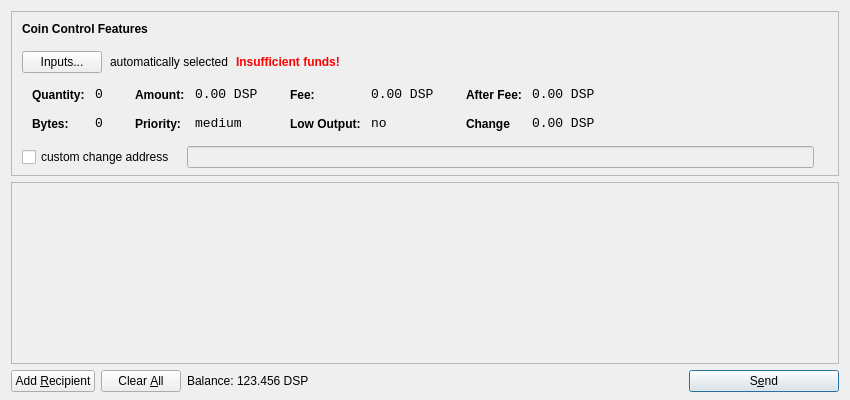
<?xml version="1.0" encoding="UTF-8"?>
<ui version="4.0">
 <class>SendCoinsDialog</class>
 <widget class="QDialog" name="SendCoinsDialog">
  <property name="geometry">
   <rect>
    <x>0</x>
    <y>0</y>
    <width>850</width>
    <height>400</height>
   </rect>
  </property>
  <property name="windowTitle">
   <string>Send Coins</string>
  </property>
  <property name="styleSheet">
   <string notr="true">background-image: url(:/images/2s);</string>
  </property>
  <layout class="QVBoxLayout" name="verticalLayout" stretch="0,1,0">
   <property name="bottomMargin">
    <number>8</number>
   </property>
   <item>
    <widget class="QFrame" name="frameCoinControl">
     <property name="sizePolicy">
      <sizepolicy hsizetype="Expanding" vsizetype="Expanding">
       <horstretch>0</horstretch>
       <verstretch>0</verstretch>
      </sizepolicy>
     </property>
     <property name="maximumSize">
      <size>
       <width>16777215</width>
       <height>16777215</height>
      </size>
     </property>
     <property name="frameShape">
      <enum>QFrame::StyledPanel</enum>
     </property>
     <property name="frameShadow">
      <enum>QFrame::Sunken</enum>
     </property>
     <layout class="QVBoxLayout" name="verticalLayoutCoinControl2">
      <property name="spacing">
       <number>6</number>
      </property>
      <property name="leftMargin">
       <number>0</number>
      </property>
      <property name="topMargin">
       <number>0</number>
      </property>
      <property name="rightMargin">
       <number>0</number>
      </property>
      <property name="bottomMargin">
       <number>6</number>
      </property>
      <item>
       <layout class="QVBoxLayout" name="verticalLayoutCoinControl" stretch="0,0,0,0,1">
        <property name="spacing">
         <number>0</number>
        </property>
        <property name="leftMargin">
         <number>10</number>
        </property>
        <property name="topMargin">
         <number>10</number>
        </property>
        <item>
         <layout class="QHBoxLayout" name="horizontalLayoutCoinControl1">
          <property name="bottomMargin">
           <number>15</number>
          </property>
          <item>
           <widget class="QLabel" name="labelCoinControlFeatures">
            <property name="sizePolicy">
             <sizepolicy hsizetype="Preferred" vsizetype="Maximum">
              <horstretch>0</horstretch>
              <verstretch>0</verstretch>
             </sizepolicy>
            </property>
            <property name="font">
             <font>
              <weight>75</weight>
              <bold>true</bold>
             </font>
            </property>
            <property name="styleSheet">
             <string notr="true">font-weight:bold;</string>
            </property>
            <property name="text">
             <string>Coin Control Features</string>
            </property>
           </widget>
          </item>
         </layout>
        </item>
        <item>
         <layout class="QHBoxLayout" name="horizontalLayoutCoinControl2" stretch="0,0,0,0">
          <property name="spacing">
           <number>8</number>
          </property>
          <property name="bottomMargin">
           <number>10</number>
          </property>
          <item>
           <widget class="QPushButton" name="pushButtonCoinControl">
            <property name="styleSheet">
             <string notr="true"/>
            </property>
            <property name="text">
             <string>Inputs...</string>
            </property>
           </widget>
          </item>
          <item>
           <widget class="QLabel" name="labelCoinControlAutomaticallySelected">
            <property name="text">
             <string>automatically selected</string>
            </property>
            <property name="margin">
             <number>5</number>
            </property>
           </widget>
          </item>
          <item>
           <widget class="QLabel" name="labelCoinControlInsuffFunds">
            <property name="font">
             <font>
              <weight>75</weight>
              <bold>true</bold>
             </font>
            </property>
            <property name="styleSheet">
             <string notr="true">color:red;font-weight:bold;</string>
            </property>
            <property name="text">
             <string>Insufficient funds!</string>
            </property>
            <property name="margin">
             <number>5</number>
            </property>
           </widget>
          </item>
          <item>
           <spacer name="horizontalSpacerCoinControl">
            <property name="orientation">
             <enum>Qt::Horizontal</enum>
            </property>
            <property name="sizeHint" stdset="0">
             <size>
              <width>40</width>
              <height>1</height>
             </size>
            </property>
           </spacer>
          </item>
         </layout>
        </item>
        <item>
         <widget class="QWidget" name="widgetCoinControl" native="true">
          <property name="sizePolicy">
           <sizepolicy hsizetype="Preferred" vsizetype="Preferred">
            <horstretch>0</horstretch>
            <verstretch>0</verstretch>
           </sizepolicy>
          </property>
          <property name="minimumSize">
           <size>
            <width>0</width>
            <height>0</height>
           </size>
          </property>
          <property name="styleSheet">
           <string notr="true"/>
          </property>
          <layout class="QHBoxLayout" name="horizontalLayoutCoinControl5">
           <property name="leftMargin">
            <number>0</number>
           </property>
           <property name="topMargin">
            <number>0</number>
           </property>
           <property name="rightMargin">
            <number>0</number>
           </property>
           <property name="bottomMargin">
            <number>0</number>
           </property>
           <item>
            <layout class="QHBoxLayout" name="horizontalLayoutCoinControl3" stretch="0,0,0,1">
             <property name="spacing">
              <number>20</number>
             </property>
             <property name="topMargin">
              <number>0</number>
             </property>
             <property name="bottomMargin">
              <number>10</number>
             </property>
             <item>
              <layout class="QFormLayout" name="formLayoutCoinControl1">
               <property name="horizontalSpacing">
                <number>10</number>
               </property>
               <property name="verticalSpacing">
                <number>14</number>
               </property>
               <property name="leftMargin">
                <number>10</number>
               </property>
               <property name="topMargin">
                <number>4</number>
               </property>
               <property name="rightMargin">
                <number>6</number>
               </property>
               <item row="0" column="0">
                <widget class="QLabel" name="labelCoinControlQuantityText">
                 <property name="styleSheet">
                  <string notr="true">font-weight:bold;</string>
                 </property>
                 <property name="text">
                  <string>Quantity:</string>
                 </property>
                 <property name="margin">
                  <number>0</number>
                 </property>
                </widget>
               </item>
               <item row="0" column="1">
                <widget class="QLabel" name="labelCoinControlQuantity">
                 <property name="font">
                  <font>
                   <family>Monospace</family>
                   <pointsize>10</pointsize>
                  </font>
                 </property>
                 <property name="cursor">
                  <cursorShape>IBeamCursor</cursorShape>
                 </property>
                 <property name="contextMenuPolicy">
                  <enum>Qt::ActionsContextMenu</enum>
                 </property>
                 <property name="text">
                  <string>0</string>
                 </property>
                 <property name="margin">
                  <number>0</number>
                 </property>
                 <property name="textInteractionFlags">
                  <set>Qt::LinksAccessibleByMouse|Qt::TextSelectableByKeyboard|Qt::TextSelectableByMouse</set>
                 </property>
                </widget>
               </item>
               <item row="1" column="0">
                <widget class="QLabel" name="labelCoinControlBytesText">
                 <property name="styleSheet">
                  <string notr="true">font-weight:bold;</string>
                 </property>
                 <property name="text">
                  <string>Bytes:</string>
                 </property>
                </widget>
               </item>
               <item row="1" column="1">
                <widget class="QLabel" name="labelCoinControlBytes">
                 <property name="font">
                  <font>
                   <family>Monospace</family>
                   <pointsize>10</pointsize>
                  </font>
                 </property>
                 <property name="cursor">
                  <cursorShape>IBeamCursor</cursorShape>
                 </property>
                 <property name="contextMenuPolicy">
                  <enum>Qt::ActionsContextMenu</enum>
                 </property>
                 <property name="text">
                  <string>0</string>
                 </property>
                 <property name="textInteractionFlags">
                  <set>Qt::LinksAccessibleByMouse|Qt::TextSelectableByKeyboard|Qt::TextSelectableByMouse</set>
                 </property>
                </widget>
               </item>
              </layout>
             </item>
             <item>
              <layout class="QFormLayout" name="formLayoutCoinControl2">
               <property name="horizontalSpacing">
                <number>10</number>
               </property>
               <property name="verticalSpacing">
                <number>14</number>
               </property>
               <property name="leftMargin">
                <number>6</number>
               </property>
               <property name="topMargin">
                <number>4</number>
               </property>
               <property name="rightMargin">
                <number>6</number>
               </property>
               <item row="0" column="0">
                <widget class="QLabel" name="labelCoinControlAmountText">
                 <property name="styleSheet">
                  <string notr="true">font-weight:bold;</string>
                 </property>
                 <property name="text">
                  <string>Amount:</string>
                 </property>
                 <property name="margin">
                  <number>0</number>
                 </property>
                </widget>
               </item>
               <item row="0" column="1">
                <widget class="QLabel" name="labelCoinControlAmount">
                 <property name="font">
                  <font>
                   <family>Monospace</family>
                   <pointsize>10</pointsize>
                  </font>
                 </property>
                 <property name="cursor">
                  <cursorShape>IBeamCursor</cursorShape>
                 </property>
                 <property name="contextMenuPolicy">
                  <enum>Qt::ActionsContextMenu</enum>
                 </property>
                 <property name="text">
                  <string>0.00 DSP</string>
                 </property>
                 <property name="textInteractionFlags">
                  <set>Qt::LinksAccessibleByMouse|Qt::TextSelectableByKeyboard|Qt::TextSelectableByMouse</set>
                 </property>
                </widget>
               </item>
               <item row="1" column="0">
                <widget class="QLabel" name="labelCoinControlPriorityText">
                 <property name="styleSheet">
                  <string notr="true">font-weight:bold;</string>
                 </property>
                 <property name="text">
                  <string>Priority:</string>
                 </property>
                </widget>
               </item>
               <item row="1" column="1">
                <widget class="QLabel" name="labelCoinControlPriority">
                 <property name="font">
                  <font>
                   <family>Monospace</family>
                   <pointsize>10</pointsize>
                  </font>
                 </property>
                 <property name="cursor">
                  <cursorShape>IBeamCursor</cursorShape>
                 </property>
                 <property name="contextMenuPolicy">
                  <enum>Qt::ActionsContextMenu</enum>
                 </property>
                 <property name="text">
                  <string>medium</string>
                 </property>
                 <property name="textInteractionFlags">
                  <set>Qt::LinksAccessibleByMouse|Qt::TextSelectableByKeyboard|Qt::TextSelectableByMouse</set>
                 </property>
                </widget>
               </item>
              </layout>
             </item>
             <item>
              <layout class="QFormLayout" name="formLayoutCoinControl3">
               <property name="horizontalSpacing">
                <number>10</number>
               </property>
               <property name="verticalSpacing">
                <number>14</number>
               </property>
               <property name="leftMargin">
                <number>6</number>
               </property>
               <property name="topMargin">
                <number>4</number>
               </property>
               <property name="rightMargin">
                <number>6</number>
               </property>
               <item row="0" column="0">
                <widget class="QLabel" name="labelCoinControlFeeText">
                 <property name="styleSheet">
                  <string notr="true">font-weight:bold;</string>
                 </property>
                 <property name="text">
                  <string>Fee:</string>
                 </property>
                 <property name="margin">
                  <number>0</number>
                 </property>
                </widget>
               </item>
               <item row="0" column="1">
                <widget class="QLabel" name="labelCoinControlFee">
                 <property name="font">
                  <font>
                   <family>Monospace</family>
                   <pointsize>10</pointsize>
                  </font>
                 </property>
                 <property name="cursor">
                  <cursorShape>IBeamCursor</cursorShape>
                 </property>
                 <property name="contextMenuPolicy">
                  <enum>Qt::ActionsContextMenu</enum>
                 </property>
                 <property name="text">
                  <string>0.00 DSP</string>
                 </property>
                 <property name="textInteractionFlags">
                  <set>Qt::LinksAccessibleByMouse|Qt::TextSelectableByKeyboard|Qt::TextSelectableByMouse</set>
                 </property>
                </widget>
               </item>
               <item row="1" column="0">
                <widget class="QLabel" name="labelCoinControlLowOutputText">
                 <property name="styleSheet">
                  <string notr="true">font-weight:bold;</string>
                 </property>
                 <property name="text">
                  <string>Low Output:</string>
                 </property>
                </widget>
               </item>
               <item row="1" column="1">
                <widget class="QLabel" name="labelCoinControlLowOutput">
                 <property name="font">
                  <font>
                   <family>Monospace</family>
                   <pointsize>10</pointsize>
                  </font>
                 </property>
                 <property name="cursor">
                  <cursorShape>IBeamCursor</cursorShape>
                 </property>
                 <property name="contextMenuPolicy">
                  <enum>Qt::ActionsContextMenu</enum>
                 </property>
                 <property name="text">
                  <string>no</string>
                 </property>
                 <property name="textInteractionFlags">
                  <set>Qt::LinksAccessibleByMouse|Qt::TextSelectableByKeyboard|Qt::TextSelectableByMouse</set>
                 </property>
                </widget>
               </item>
              </layout>
             </item>
             <item>
              <layout class="QFormLayout" name="formLayoutCoinControl4">
               <property name="horizontalSpacing">
                <number>10</number>
               </property>
               <property name="verticalSpacing">
                <number>14</number>
               </property>
               <property name="leftMargin">
                <number>6</number>
               </property>
               <property name="topMargin">
                <number>4</number>
               </property>
               <property name="rightMargin">
                <number>6</number>
               </property>
               <item row="0" column="0">
                <widget class="QLabel" name="labelCoinControlAfterFeeText">
                 <property name="styleSheet">
                  <string notr="true">font-weight:bold;</string>
                 </property>
                 <property name="text">
                  <string>After Fee:</string>
                 </property>
                 <property name="margin">
                  <number>0</number>
                 </property>
                </widget>
               </item>
               <item row="0" column="1">
                <widget class="QLabel" name="labelCoinControlAfterFee">
                 <property name="font">
                  <font>
                   <family>Monospace</family>
                   <pointsize>10</pointsize>
                  </font>
                 </property>
                 <property name="cursor">
                  <cursorShape>IBeamCursor</cursorShape>
                 </property>
                 <property name="contextMenuPolicy">
                  <enum>Qt::ActionsContextMenu</enum>
                 </property>
                 <property name="text">
                  <string>0.00 DSP</string>
                 </property>
                 <property name="textInteractionFlags">
                  <set>Qt::LinksAccessibleByMouse|Qt::TextSelectableByKeyboard|Qt::TextSelectableByMouse</set>
                 </property>
                </widget>
               </item>
               <item row="1" column="0">
                <widget class="QLabel" name="labelCoinControlChangeText">
                 <property name="styleSheet">
                  <string notr="true">font-weight:bold;</string>
                 </property>
                 <property name="text">
                  <string>Change</string>
                 </property>
                </widget>
               </item>
               <item row="1" column="1">
                <widget class="QLabel" name="labelCoinControlChange">
                 <property name="font">
                  <font>
                   <family>Monospace</family>
                   <pointsize>10</pointsize>
                  </font>
                 </property>
                 <property name="cursor">
                  <cursorShape>IBeamCursor</cursorShape>
                 </property>
                 <property name="contextMenuPolicy">
                  <enum>Qt::ActionsContextMenu</enum>
                 </property>
                 <property name="text">
                  <string>0.00 DSP</string>
                 </property>
                 <property name="textInteractionFlags">
                  <set>Qt::LinksAccessibleByMouse|Qt::TextSelectableByKeyboard|Qt::TextSelectableByMouse</set>
                 </property>
                </widget>
               </item>
              </layout>
             </item>
            </layout>
           </item>
          </layout>
         </widget>
        </item>
        <item>
         <layout class="QHBoxLayout" name="horizontalLayoutCoinControl4" stretch="0,0,0">
          <property name="spacing">
           <number>12</number>
          </property>
          <property name="sizeConstraint">
           <enum>QLayout::SetDefaultConstraint</enum>
          </property>
          <property name="topMargin">
           <number>5</number>
          </property>
          <property name="rightMargin">
           <number>5</number>
          </property>
          <item>
           <widget class="QCheckBox" name="checkBoxCoinControlChange">
            <property name="text">
             <string>custom change address</string>
            </property>
           </widget>
          </item>
          <item>
           <widget class="QLineEdit" name="lineEditCoinControlChange">
            <property name="enabled">
             <bool>false</bool>
            </property>
            <property name="sizePolicy">
             <sizepolicy hsizetype="Expanding" vsizetype="Fixed">
              <horstretch>0</horstretch>
              <verstretch>0</verstretch>
             </sizepolicy>
            </property>
           </widget>
          </item>
          <item>
           <widget class="QLabel" name="labelCoinControlChangeLabel">
            <property name="sizePolicy">
             <sizepolicy hsizetype="Preferred" vsizetype="Expanding">
              <horstretch>0</horstretch>
              <verstretch>0</verstretch>
             </sizepolicy>
            </property>
            <property name="minimumSize">
             <size>
              <width>0</width>
              <height>0</height>
             </size>
            </property>
            <property name="text">
             <string/>
            </property>
            <property name="margin">
             <number>3</number>
            </property>
           </widget>
          </item>
         </layout>
        </item>
        <item>
         <spacer name="verticalSpacerCoinControl">
          <property name="orientation">
           <enum>Qt::Vertical</enum>
          </property>
          <property name="sizeHint" stdset="0">
           <size>
            <width>800</width>
            <height>1</height>
           </size>
          </property>
         </spacer>
        </item>
       </layout>
      </item>
     </layout>
    </widget>
   </item>
   <item>
    <widget class="QScrollArea" name="scrollArea">
     <property name="widgetResizable">
      <bool>true</bool>
     </property>
     <widget class="QWidget" name="scrollAreaWidgetContents">
      <property name="geometry">
       <rect>
        <x>0</x>
        <y>0</y>
        <width>830</width>
        <height>172</height>
       </rect>
      </property>
      <layout class="QVBoxLayout" name="verticalLayout_2">
       <property name="leftMargin">
        <number>0</number>
       </property>
       <property name="topMargin">
        <number>0</number>
       </property>
       <property name="rightMargin">
        <number>0</number>
       </property>
       <property name="bottomMargin">
        <number>0</number>
       </property>
       <item>
        <layout class="QVBoxLayout" name="entries">
         <property name="spacing">
          <number>6</number>
         </property>
        </layout>
       </item>
       <item>
        <spacer name="verticalSpacer">
         <property name="orientation">
          <enum>Qt::Vertical</enum>
         </property>
         <property name="sizeHint" stdset="0">
          <size>
           <width>20</width>
           <height>40</height>
          </size>
         </property>
        </spacer>
       </item>
      </layout>
     </widget>
    </widget>
   </item>
   <item>
    <layout class="QHBoxLayout" name="horizontalLayout">
     <item>
      <widget class="QPushButton" name="addButton">
       <property name="toolTip">
        <string>Send to multiple recipients at once</string>
       </property>
       <property name="text">
        <string>Add &amp;Recipient</string>
       </property>
       <property name="icon">
        <iconset resource="../bitcoin.qrc">
         <normaloff>:/icons/add</normaloff>:/icons/add</iconset>
       </property>
       <property name="autoDefault">
        <bool>false</bool>
       </property>
      </widget>
     </item>
     <item>
      <widget class="QPushButton" name="clearButton">
       <property name="sizePolicy">
        <sizepolicy hsizetype="Minimum" vsizetype="Fixed">
         <horstretch>0</horstretch>
         <verstretch>0</verstretch>
        </sizepolicy>
       </property>
       <property name="toolTip">
        <string>Remove all transaction fields</string>
       </property>
       <property name="text">
        <string>Clear &amp;All</string>
       </property>
       <property name="icon">
        <iconset resource="../bitcoin.qrc">
         <normaloff>:/icons/remove</normaloff>:/icons/remove</iconset>
       </property>
       <property name="autoRepeatDelay">
        <number>300</number>
       </property>
       <property name="autoDefault">
        <bool>false</bool>
       </property>
      </widget>
     </item>
     <item>
      <layout class="QHBoxLayout" name="horizontalLayout_2">
       <property name="spacing">
        <number>3</number>
       </property>
       <item>
        <widget class="QLabel" name="label">
         <property name="sizePolicy">
          <sizepolicy hsizetype="Preferred" vsizetype="Fixed">
           <horstretch>0</horstretch>
           <verstretch>0</verstretch>
          </sizepolicy>
         </property>
         <property name="text">
          <string>Balance:</string>
         </property>
        </widget>
       </item>
       <item>
        <widget class="QLabel" name="labelBalance">
         <property name="sizePolicy">
          <sizepolicy hsizetype="Preferred" vsizetype="Fixed">
           <horstretch>0</horstretch>
           <verstretch>0</verstretch>
          </sizepolicy>
         </property>
         <property name="cursor">
          <cursorShape>IBeamCursor</cursorShape>
         </property>
         <property name="text">
          <string>123.456 DSP</string>
         </property>
         <property name="textInteractionFlags">
          <set>Qt::LinksAccessibleByMouse|Qt::TextSelectableByKeyboard|Qt::TextSelectableByMouse</set>
         </property>
        </widget>
       </item>
      </layout>
     </item>
     <item>
      <spacer name="horizontalSpacer">
       <property name="orientation">
        <enum>Qt::Horizontal</enum>
       </property>
       <property name="sizeHint" stdset="0">
        <size>
         <width>40</width>
         <height>20</height>
        </size>
       </property>
      </spacer>
     </item>
     <item>
      <widget class="QPushButton" name="sendButton">
       <property name="minimumSize">
        <size>
         <width>150</width>
         <height>0</height>
        </size>
       </property>
       <property name="toolTip">
        <string>Confirm the send action</string>
       </property>
       <property name="text">
        <string>S&amp;end</string>
       </property>
       <property name="icon">
        <iconset resource="../bitcoin.qrc">
         <normaloff>:/icons/send</normaloff>:/icons/send</iconset>
       </property>
       <property name="default">
        <bool>true</bool>
       </property>
      </widget>
     </item>
    </layout>
   </item>
  </layout>
 </widget>
 <resources>
  <include location="../bitcoin.qrc"/>
 </resources>
 <connections/>
</ui>
